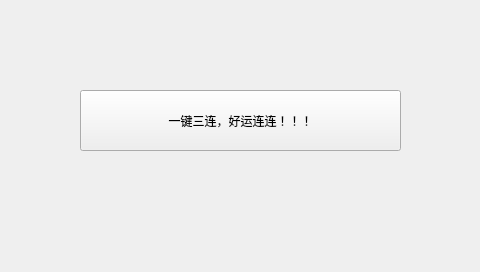
<?xml version="1.0" encoding="UTF-8"?>
<ui version="4.0">
 <class>MainWindow</class>
 <widget class="QMainWindow" name="MainWindow">
  <property name="geometry">
   <rect>
    <x>0</x>
    <y>0</y>
    <width>480</width>
    <height>272</height>
   </rect>
  </property>
  <property name="windowTitle">
   <string>MainWindow</string>
  </property>
  <widget class="QWidget" name="centralwidget">
   <widget class="QPushButton" name="pushButton">
    <property name="geometry">
     <rect>
      <x>80</x>
      <y>90</y>
      <width>321</width>
      <height>61</height>
     </rect>
    </property>
    <property name="text">
     <string>一键三连，好运连连！！！</string>
    </property>
   </widget>
  </widget>
 </widget>
 <resources/>
 <connections/>
</ui>
